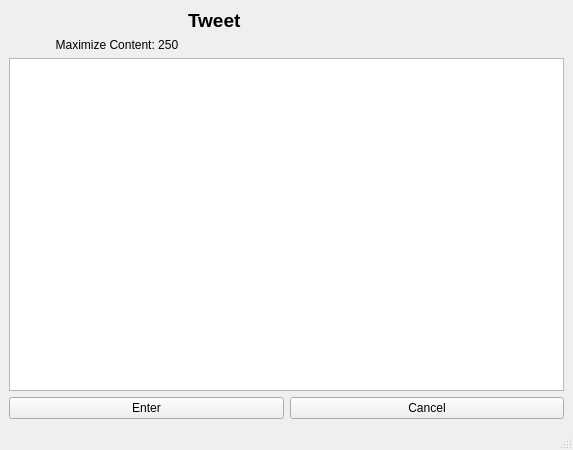
<?xml version="1.0" encoding="UTF-8"?>
<ui version="4.0">
 <class>Tweet</class>
 <widget class="QMainWindow" name="Tweet">
  <property name="geometry">
   <rect>
    <x>0</x>
    <y>0</y>
    <width>573</width>
    <height>450</height>
   </rect>
  </property>
  <property name="windowTitle">
   <string>MainWindow</string>
  </property>
  <widget class="QWidget" name="centralwidget">
   <layout class="QVBoxLayout" name="verticalLayout_2">
    <item>
     <widget class="QLabel" name="label">
      <property name="font">
       <font>
        <pointsize>14</pointsize>
        <weight>75</weight>
        <bold>true</bold>
       </font>
      </property>
      <property name="text">
       <string>                                  Tweet</string>
      </property>
     </widget>
    </item>
    <item>
     <layout class="QHBoxLayout" name="horizontalLayout_2">
      <item>
       <layout class="QVBoxLayout" name="verticalLayout">
        <item>
         <widget class="QLabel" name="label_2">
          <property name="text">
           <string>              Maximize Content: 250</string>
          </property>
         </widget>
        </item>
        <item>
         <widget class="QTextEdit" name="tweetEdit">
          <property name="font">
           <font>
            <pointsize>13</pointsize>
           </font>
          </property>
          <property name="html">
           <string>&lt;!DOCTYPE HTML PUBLIC &quot;-//W3C//DTD HTML 4.0//EN&quot; &quot;http://www.w3.org/TR/REC-html40/strict.dtd&quot;&gt;
&lt;html&gt;&lt;head&gt;&lt;meta name=&quot;qrichtext&quot; content=&quot;1&quot; /&gt;&lt;style type=&quot;text/css&quot;&gt;
p, li { white-space: pre-wrap; }
&lt;/style&gt;&lt;/head&gt;&lt;body style=&quot; font-family:'Sans'; font-size:13pt; font-weight:400; font-style:normal;&quot;&gt;
&lt;p style=&quot;-qt-paragraph-type:empty; margin-top:0px; margin-bottom:0px; margin-left:0px; margin-right:0px; -qt-block-indent:0; text-indent:0px; font-family:'.Helvetica Neue DeskInterface';&quot;&gt;&lt;br /&gt;&lt;/p&gt;&lt;/body&gt;&lt;/html&gt;</string>
          </property>
         </widget>
        </item>
        <item>
         <layout class="QHBoxLayout" name="horizontalLayout">
          <item>
           <widget class="QPushButton" name="enterButton">
            <property name="text">
             <string>Enter</string>
            </property>
           </widget>
          </item>
          <item>
           <widget class="QPushButton" name="pushButton">
            <property name="text">
             <string>Cancel</string>
            </property>
           </widget>
          </item>
         </layout>
        </item>
       </layout>
      </item>
     </layout>
    </item>
   </layout>
  </widget>
  <widget class="QMenuBar" name="menubar">
   <property name="geometry">
    <rect>
     <x>0</x>
     <y>0</y>
     <width>573</width>
     <height>21</height>
    </rect>
   </property>
  </widget>
  <widget class="QStatusBar" name="statusbar"/>
 </widget>
 <resources/>
 <connections/>
</ui>
